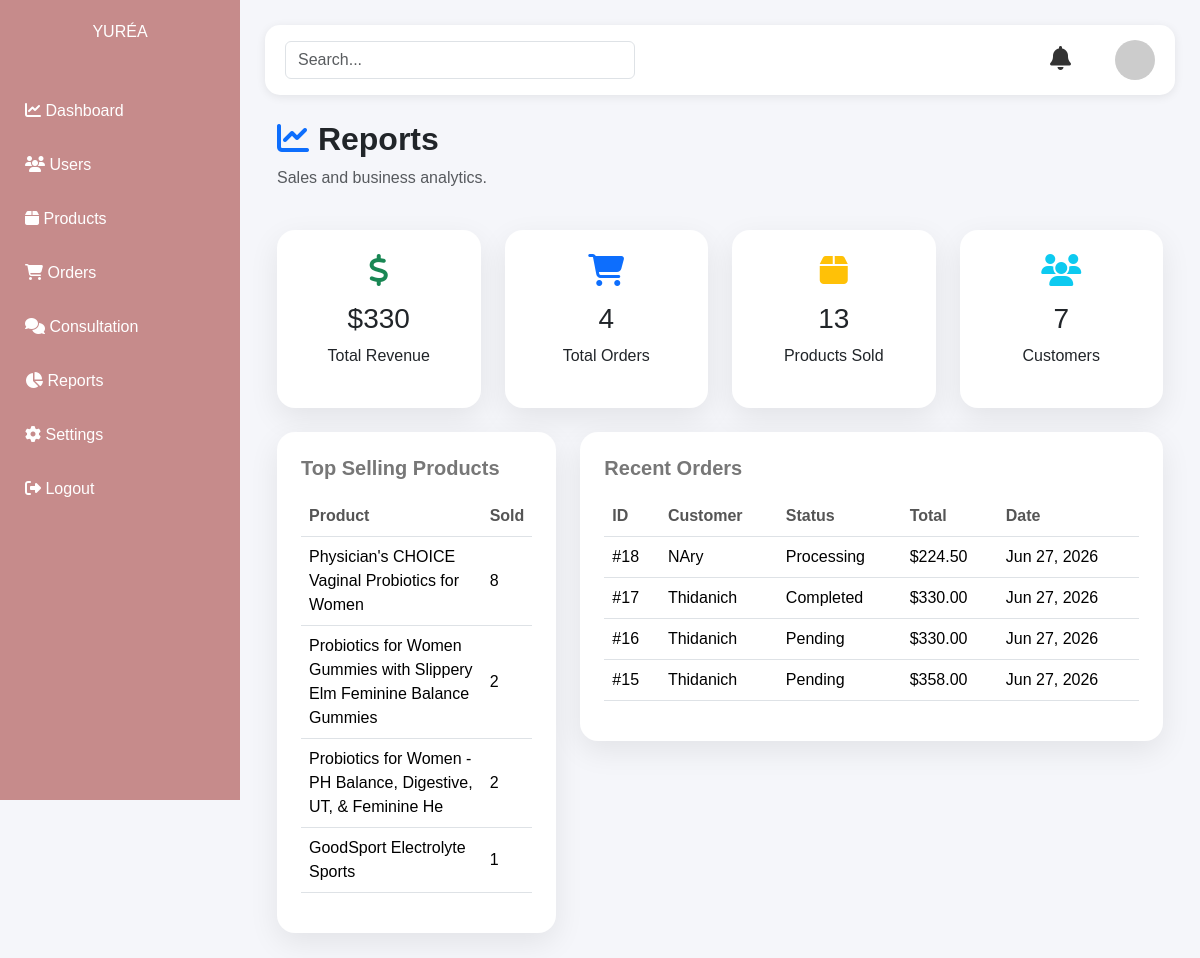
Page /dashboard/reports/ (signed in) on the committed database.
### products/models.py (models this page shows, shortened)
class Product(models.Model):
    category = models.ForeignKey(Category,on_delete=models.CASCADE)
    name = models.CharField(max_length=200)
    description = models.TextField()
    price = models.DecimalField(
        max_digits=10,
        decimal_places=2
    )
    stock = models.IntegerField(default=0)
    image = models.URLField(
        max_length=500,
        blank=True,
        null=True
    )

### orders/models.py (models this page shows, shortened)
class Order(models.Model):
    STATUS_CHOICES = [
        ("Pending", "Pending"),
        ("Paid", "Paid"),
        ("Processing", "Processing"),
        ("Out for Delivery", "Out for Delivery"),
        ("Completed", "Completed"),
    ]
    tracking_number = models.CharField(
        max_length=100,
        blank=True,
        null=True
    )
    user = models.ForeignKey(
        User,
        on_delete=models.CASCADE
    )
    total_price = models.DecimalField(
        max_digits=10,
        decimal_places=2
    )
    full_name = models.CharField(
        max_length=100,
        blank=True
    )
    phone = models.CharField(
        max_length=20,
        blank=True
    )
    address = models.TextField(
        blank=True
    )
    status = models.CharField(
        max_length=20,
        choices=STATUS_CHOICES,
        default='Pending'
    )
    created_at = models.DateTimeField(
        auto_now_add=True
    )
    payment_method = models.CharField(
        max_length=20,
        default='ABA'
    )
    payment_status = models.CharField(
        max_length=20,
        default='Pending'
    )
    payment_proof = models.ImageField(
        upload_to='payments/',
        blank=True,
        null=True
    )

### dashboard/views.py (the view)
@login_required
def reports(request):
    notification_count = Notification.objects.filter(
        is_read=False
    ).count()
    total_revenue = Order.objects.filter(
        status="Completed"
    ).aggregate(
        total=Sum("total_price")
    )["total"] or 0
    total_orders = Order.objects.count()
    total_customers = User.objects.count()
    total_products_sold = OrderItem.objects.aggregate(
        total=Sum("quantity")
    )["total"] or 0
    top_products = (
        OrderItem.objects
        .values(
            "product__name"
        )
        .annotate(
            sold=Sum("quantity")
        )
        .order_by("-sold")[:5]
    )
    recent_orders = Order.objects.order_by(
        "-created_at"
    )[:10]
    return render(
        request,
        "dashboard/reports/report.html",
        {
            "notification_count": notification_count,
            "total_revenue": total_revenue,
            "total_orders": total_orders,
            "total_customers": total_customers,
            "total_products_sold": total_products_sold,
            "top_products": top_products,
            "recent_orders": recent_orders,
        }
    )

### accounts/context_processors.py (called while the page is built)
def user_roles(request):
    is_consultant = False
    if request.user.is_authenticated:
        is_consultant = request.user.groups.filter(
            name='Consultant'
        ).exists()
    return {
        'is_consultant': is_consultant
    }

### templates/dashboard/reports/report.html
{% extends "dashboard/base_admin.html" %}
{% block content %}
<div class="container-fluid">
    <div class="d-flex justify-content-between align-items-center mb-4">
        <div>
            <h2 class="fw-bold">
                <i class="fas fa-chart-line text-primary"></i>
                Reports
            </h2>
            <p class="text-muted">
                Sales and business analytics.
            </p>
        </div>
    </div>
    <div class="row mb-4">
        <div class="col-md-3">
            <div class="dashboard-card p-4 text-center">
                <i class="fas fa-dollar-sign fa-2x text-success mb-3"></i>
                <h3>${{ total_revenue }}</h3>
                <p>Total Revenue</p>
            </div>
        </div>
        <div class="col-md-3">
            <div class="dashboard-card p-4 text-center">
                <i class="fas fa-shopping-cart fa-2x text-primary mb-3"></i>
                <h3>{{ total_orders }}</h3>
                <p>Total Orders</p>
            </div>
        </div>
        <div class="col-md-3">
            <div class="dashboard-card p-4 text-center">
                <i class="fas fa-box fa-2x text-warning mb-3"></i>
                <h3>{{ total_products_sold }}</h3>
                <p>Products Sold</p>
            </div>
        </div>
        <div class="col-md-3">
            <div class="dashboard-card p-4 text-center">
                <i class="fas fa-users fa-2x text-info mb-3"></i>
                <h3>{{ total_customers }}</h3>
                <p>Customers</p>
            </div>
        </div>
    </div>
    <div class="row">
        <div class="col-lg-4">
            <div class="dashboard-card p-4">
                <h5 class="fw-bold mb-3">
                    Top Selling Products
                </h5>
                <table class="table">
                    <thead>
                        <tr>
                            <th>Product</th>
                            <th>Sold</th>
                        </tr>
                    </thead>
                    <tbody>
                        {% for product in top_products %}
                        <tr>
                            <td>{{ product.product__name }}</td>
                            <td>{{ product.sold }}</td>
                        </tr>
                        {% empty %}
                        <tr>
                            <td colspan="2">
                                No Data
                            </td>
                        </tr>
                        {% endfor %}
                    </tbody>
                </table>
            </div>
        </div>
        <div class="col-lg-8">
            <div class="dashboard-card p-4">
                <h5 class="fw-bold mb-3">
                    Recent Orders
                </h5>
                <table class="table table-hover">
                    <thead>
                        <tr>
                            <th>ID</th>
                            <th>Customer</th>
                            <th>Status</th>
                            <th>Total</th>
                            <th>Date</th>
                        </tr>
                    </thead>
                    <tbody>
                        {% for order in recent_orders %}
                        <tr>
                            <td>#{{ order.id }}</td>
                            <td>{{ order.full_name }}</td>
                            <td>{{ order.status }}</td>
                            <td>${{ order.total_price }}</td>
                            <td>{{ order.created_at|date:"M d, Y" }}</td>
                        </tr>
                        {% empty %}
                        <tr>
                            <td colspan="5">
                                No Orders
                            </td>
                        </tr>
                        {% endfor %}
                    </tbody>
                </table>
            </div>
        </div>
    </div>
</div>
{% endblock %}

### static/dashboard/css/admin.css (style rules this page uses)
body { margin:0; font-family:Poppins,sans-serif; background:#f5f6fa; }
.dashboard-card { background:white; border-radius:20px; padding:25px; box-shadow:0 3px 10px rgba(0,0,0,.08); transition:.3s; }
.dashboard-card h5 { color:#777; margin-bottom:15px; }
.dashboard-card { background:white; padding:25px; border-radius:20px; box-shadow:0 5px 20px rgba(0,0,0,.08); }
.table thead { background:#f8f9fa; }
.table th { font-weight:600; color:#555; }
.table td { vertical-align:middle; }
.dashboard-card { border-radius:18px; border:none; box-shadow:0 10px 30px rgba(0,0,0,.08); }

### rows in the picture
Product: product__name "Physician's CHOICE Vaginal Probiotics for Women", sold "8"
Product: product__name "Probiotics for Women Gummies with Slippery Elm Feminine Balance Gummies", sold "2"
Product: product__name "Probiotics for Women - PH Balance, Digestive, UT, & Feminine He", sold "2"
Product: product__name "GoodSport Electrolyte Sports", sold "1"
Order: id "18", full_name "NAry", status "Processing", total_price "224.50", created_at "Jun 27, 2026"
Order: id "17", full_name "Thidanich", status "Completed", total_price "330.00", created_at "Jun 27, 2026"
Order: id "16", full_name "Thidanich", status "Pending", total_price "330.00", created_at "Jun 27, 2026"
Order: id "15", full_name "Thidanich", status "Pending", total_price "358.00", created_at "Jun 27, 2026"

### other values in the picture
{{ total_revenue }} "330"
{{ total_orders }} "4"
{{ total_products_sold }} "13"
{{ total_customers }} "7"
